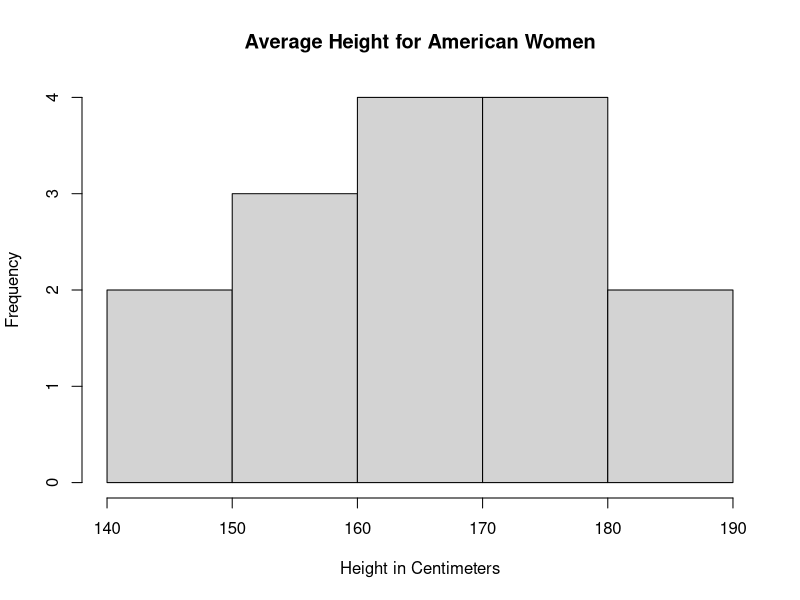
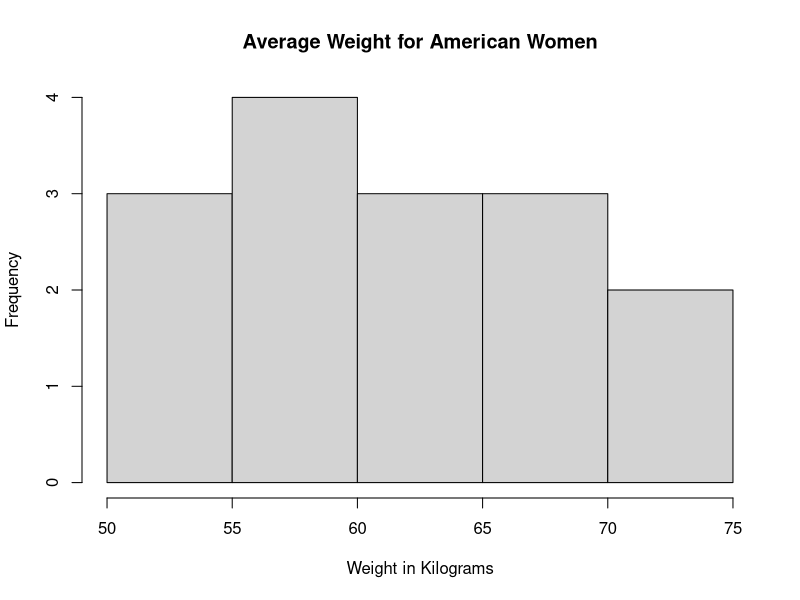
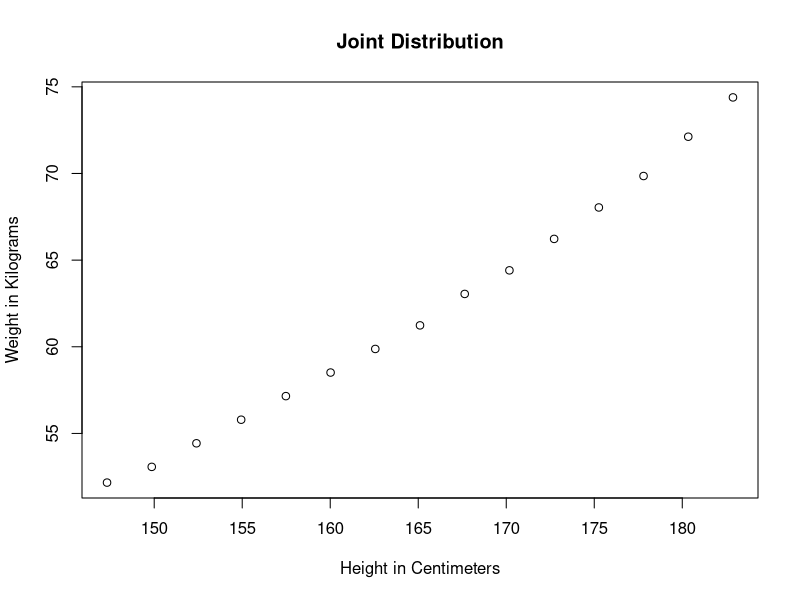

Here is the R script that generated these plots, in order:
#########
# Average Heights and Weights for American Women
#########

# Pick the dataset
data(women)
?women
# This data set provides the average heights (in) and 
# weights (lbs) for American women aged 30–39.

# What are the variables?
names(women)
# height & weight 

# Convert the variables in centimeters and kilograms
women$height_cm<-women$height*2.54
women$weight_kg<-women$weight*0.45359237

# Descriptive Statistics on the Distribution
#########
summary(women)
# Women's height in this dataset is between 147.3 and 182.9 cm
# and the median equals the mean with 165.1 cm.
# Women's weight in this dataset is between 52.15 and 74.39 km
# with a median of 61.23 kg and a mean of 62.02 kg.

# Histogram for Height
hist(women$height_cm,
     main='Average Height for American Women',
     xlab='Height in Centimeters') 
# Most women have a height between 160 and 180 cm (8 women). 
# Only two are between 140 and 150 centimeters and two are 
# between 180 and 190 centimeters. 
# In a first impression this is a slighly right skewed normal distribution.

# Histogram for Weight
hist(women$weight_kg,
     main='Average Weight for American Women',
     xlab='Weight in Kilograms') 
# Most women (4 out of 15) weigh between 55kg and 60kg and the fewest (2 out of 15)
# weigh between 70kg and 75kg. All other are equally distributed.

# Plot
plot(women$height_cm, women$weight_kg,main='Joint Distribution',
     xlab='Height in Centimeters',
     ylab='Weight in Kilograms')
# The plot clearly shows a positive relationship between height and weight.
# No outliers can be observed in this sample. 

# Variance for Height in Centimeters
var(women$height_cm)
# [1] 129.032

# Variance for Weight in Kilogram
var(women$weight_kg)
# [1] 49.42216

# Standard Deviation for Height in Centimeners
sd(women$height_cm)
# [1] 11.35923

# Standard Deviation for Weight in Kilograms
sd(women$weight_kg)
# [1] 7.030089
